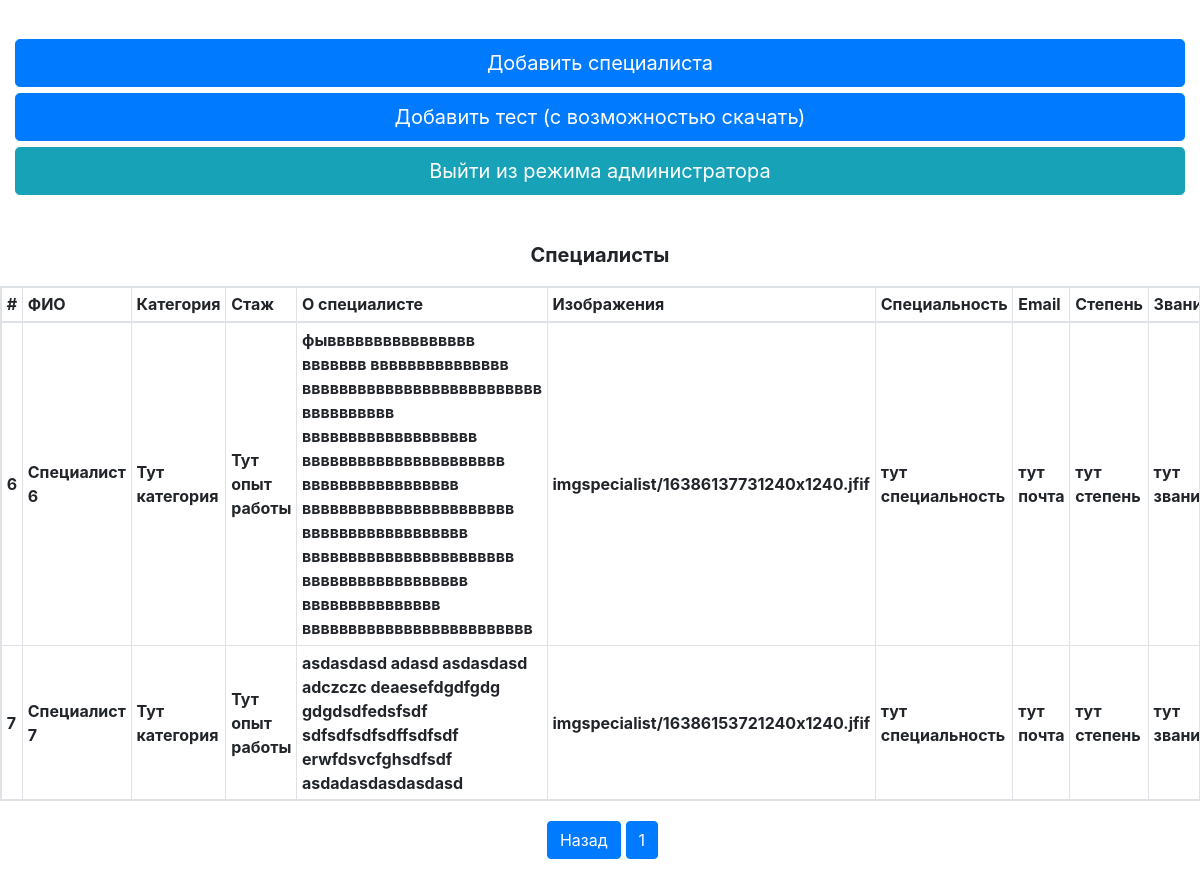
/diagnostics.loc/www/administrator_mode.php?page=2, run on the app's committed database.
### tables this page shows
CREATE TABLE IF NOT EXISTS `specialist1` (
  `id` int(11) NOT NULL AUTO_INCREMENT,
  `full_name` varchar(355) DEFAULT NULL,
  `category` varchar(500) DEFAULT NULL,
  `experience` varchar(500) DEFAULT NULL,
  `mini_discription` text,
  `avatar` varchar(500) DEFAULT NULL,
  `speciality` varchar(500) DEFAULT NULL,
  `email` varchar(500) DEFAULT NULL,
  `deagre` varchar(500) DEFAULT NULL,
  `ranks` varchar(100) DEFAULT NULL,
  PRIMARY KEY (`id`)
);

### diagnostics.loc/www/administrator_mode.php (the view, shortened to what this page needs)
<?php
if (isset($_GET['page'])) {
    $page = $_GET['page'];
} else {
    $page = 1;
}
$num_per_page = 05;
$start_from = ($page - 1) * 05;
$query = "SELECT * FROM `specialist1` LIMIT $start_from,$num_per_page";
$result = mysqli_query($connect, $query);
?>
<!doctype html>
<html lang="en">
<head>
    <link rel="stylesheet" href="https://maxcdn.bootstrapcdn.com/bootstrap/4.0.0/css/bootstrap.min.css">
    <link rel="stylesheet" href="https://use.fontawesome.com/releases/v5.7.2/css/all.css">
    <link rel="stylesheet" href="assets/css/style.css">
</head>
<body>
    <div class="container-fluid vendorfontfamily size_data1">
        <div class="row d-flex justify-content-center">
        </div>
        <a class="button_back" href="vendor/createspecialist.php"><button class="btn btn-primary btn-lg btn-block">Добавить специалиста</button></a>
        <a class="button_back" href="vendor/create_testfor_download.php"><button class="btn btn-primary btn-lg btn-block button_back_btn">Добавить тест (с возможностью скачать)</button></a>
        <a class="button_back" href="profile.php"><button class="btn btn-info btn-lg btn-block button_back_btn">Выйти из режима администратора</button></a>
        <br>
    </div>
    <table class="table-responsive table-bordered table-sm vendorfontfamily1">
    <div class="container-fluid vendorfontfamily size_data1">
        <div class="row d-flex justify-content-center">
                <p class="">Специалисты</p>
        </div>
    </div>
        <thead>
            <tr>
                <th scope="col">#</th>
                <th scope="col">ФИО</th>
                <th scope="col">Категория</th>
                <th scope="col">Стаж</th>
                <th scope="col">О специалисте</th>
                <th scope="col">Изображения</th>
                <th scope="col">Специальность</th>
                <th scope="col">Email</th>
                <th scope="col">Степень</th>
                <th scope="col">Звание</th>
            </tr>
        </thead>
        <tbody>
            <?php
            while ($row = mysqli_fetch_assoc($result)) {
            ?>
                <tr class="align-middle">
                    <th scope="row"><?= $row['id'] ?></th>
                    <td><?= $row['full_name'] ?></td>
                    <td><?= $row['category'] ?></td>
                    <td><?= $row['experience'] ?></td>
                    <td><?= $row['mini_discription'] ?></td>
                    <td><?= $row['avatar'] ?></td>
                    <td><?= $row['speciality'] ?></td>
                    <td><?= $row['email'] ?></td>
                    <td><?= $row['deagre'] ?></td>
                    <td><?= $row['ranks'] ?></td>
                </tr>
            <?php
            }
            ?>
        </tbody>
    </table>
    <div class="container-fluid">
        <div class="row d-flex justify-content-center container_row_button">
        <div class="p-2 profiletext profilesize2">
            <?php
            $pr_query = "SELECT * FROM `specialist1`";
            $pr_result = mysqli_query($connect, $pr_query);
            $total_record = mysqli_num_rows($pr_result);
            $total_page = ceil($total_record / $num_per_page);
            if ($page > 1) {
                echo "<a href='administrator_mode.php?page=" . ($page - 1) . "' class='btn btn-primary row_button_size'>Назад</a>";
            }
            for ($i = 1; $i < $total_page; $i++) {
                echo "<a href='administrator_mode.php?page=" . $i . "' class='btn btn-primary row_button_size'>$i</a>";
            }
            ?>
            </div>
        </div>
    </div>
</body>
</html>

### diagnostics.loc/www/assets/css/style.css (style rules this page uses)
.vendorfontfamily { font-family: "SF Pro Display" !important; font-style: normal !important; font-weight: bold !important; font-size: 20px !important; }

### diagnostics.loc/www/administrator_mode.php (style rules this page uses)
.vendorfontfamily { font-family: "SF Pro Display" !important; font-style: normal !important; font-weight: bold !important; font-size: 20px !important; }
.vendorfontfamily1 { font-family: "SF Pro Display" !important; font-style: normal !important; font-weight: bold !important; }
.size_data1 { margin-top: 15px; }
.button_back { text-decoration: none !important; }
.button_back_btn { margin-top: 0.5%; }
.container_row_button { margin-top: 1%; margin-bottom: 1%; }
.row_button_size { margin-left: 5px; }

### data on the page
specialist1: id "6", full_name "Специалист 6", category "Тут категория", experience "Тут опыт работы", mini_discription "фывввввввввввввввв ввввввв ввввввввввввввв вввввввввввввввввввввввввв вввввввввв ввввввввввввввввввв вввввввввввввввввввввв ввввввввввввввввв ввввввввввввввввввввввв вввввввввввввввввв ввввввввввввввввввввввв вввввввввввввввввв ввввввввввввввв ввввввввввввввввввввввввв", avatar "imgspecialist/16386137731240x1240.jfif", speciality "тут специальность", email "тут почта", deagre "тут степень", ranks "тут…"
specialist1: id "7", full_name "Специалист 7", category "Тут категория", experience "Тут опыт работы", mini_discription "asdasdasd adasd asdasdasd adczczc deaesefdgdfgdg gdgdsdfedsfsdf sdfsdfsdfsdffsdfsdf erwfdsvcfghsdfsdf asdadasdasdasdasd", avatar "imgspecialist/16386153721240x1240.jfif", speciality "тут специальность", email "тут почта", deagre "тут степень", ranks "тут…"
